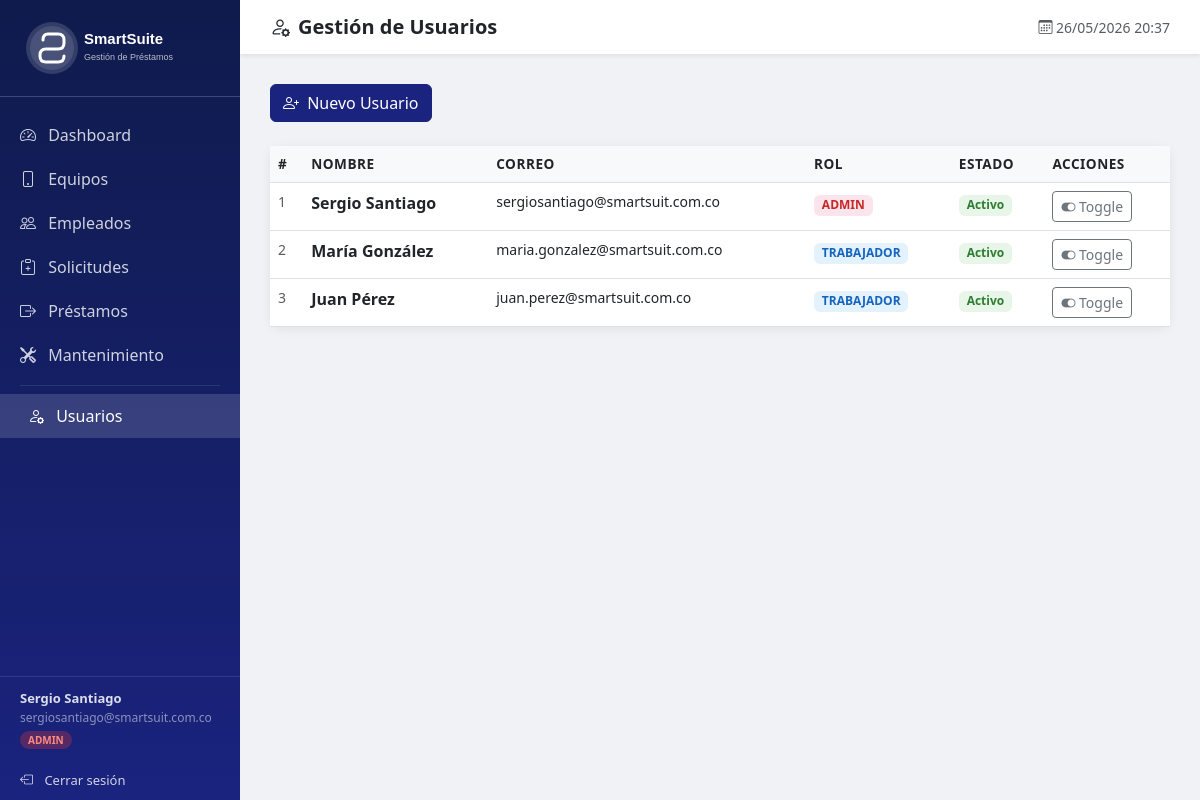
Page /usuarios (signed in) on the committed database.
### tables this page shows
CREATE TABLE USUARIO (
            id_usuario INTEGER PRIMARY KEY AUTOINCREMENT,
            nombre TEXT NOT NULL,
            correo TEXT NOT NULL UNIQUE,
            password_hash TEXT NOT NULL,
            rol TEXT NOT NULL DEFAULT 'trabajador'
                CHECK(rol IN ('admin','trabajador')),
            activo INTEGER NOT NULL DEFAULT 1
        );

### app.py (the view)
@app.route('/usuarios')
@admin_required
def usuarios():
    conn = get_db()
    filas = conn.execute("SELECT id_usuario, nombre, correo, rol, activo FROM USUARIO ORDER BY id_usuario").fetchall()
    conn.close()
    return render_template('usuarios.html', usuarios=filas)

### app.py (called while the page is built)
def get_db():
    conn = sqlite3.connect(DB_PATH)
    conn.row_factory = sqlite3.Row
    conn.execute("PRAGMA foreign_keys = ON")
    return conn

def admin_required(f):
    @wraps(f)
    def decorated(*args, **kwargs):
        if 'user_id' not in session:
            flash('Debes iniciar sesión para acceder.', 'warning')
            return redirect(url_for('login'))
        if session.get('rol') != 'admin':
            flash('No tienes permisos para realizar esta acción.', 'danger')
            return redirect(url_for('index'))
        return f(*args, **kwargs)
    return decorated

@app.context_processor
def inject_globals():
    return {
        'now': datetime.now().strftime('%d/%m/%Y %H:%M'),
        'current_user': {
            'nombre': session.get('nombre', ''),
            'correo': session.get('correo', ''),
            'rol': session.get('rol', ''),
        }
    }

### templates/usuarios.html (shortened to what this page needs)
{% extends 'base.html' %}
{% block page_heading %}<i class="bi bi-person-gear me-2"></i>Gestión de Usuarios{% endblock %}
{% block content %}
<div class="row mb-4">
  <div class="col">
    <button class="btn btn-primary" data-bs-toggle="modal" data-bs-target="#modalNuevo">
      <i class="bi bi-person-plus me-1"></i> Nuevo Usuario
    </button>
  </div>
</div>
<div class="card">
  <div class="card-body p-0">
    <table class="table table-hover mb-0">
      <thead>
        <tr>
          <th>#</th><th>Nombre</th><th>Correo</th><th>Rol</th><th>Estado</th><th>Acciones</th>
        </tr>
      </thead>
      <tbody>
        {% for u in usuarios %}
        <tr>
          <td class="text-muted small">{{ u.id_usuario }}</td>
          <td><strong>{{ u.nombre }}</strong></td>
          <td class="small">{{ u.correo }}</td>
          <td>
            {% if u.rol == 'admin' %}
              <span class="badge" style="background:#fce4ec;color:#c62828;">ADMIN</span>
            {% else %}
              <span class="badge" style="background:#e3f2fd;color:#1565c0;">TRABAJADOR</span>
            {% endif %}
          </td>
          <td>
            {% if u.activo %}
              <span class="badge badge-aprobada">Activo</span>
            {% else %}
              <span class="badge badge-rechazada">Inactivo</span>
            {% endif %}
          </td>
          <td>
            <a href="/usuarios/toggle/{{ u.id_usuario }}" class="btn btn-sm btn-outline-secondary"
               onclick="return confirm('¿Cambiar estado del usuario?')">
              <i class="bi bi-toggle-on"></i> Toggle
            </a>
          </td>
        </tr>
        {% endfor %}
      </tbody>
    </table>
  </div>
</div>
{% endblock %}

### templates/base.html (shortened to what this page needs)
<!DOCTYPE html>
<html lang="es">
<head>
  <link href="https://cdn.jsdelivr.net/npm/bootstrap@5.3.0/dist/css/bootstrap.min.css" rel="stylesheet">
  <link href="https://cdn.jsdelivr.net/npm/bootstrap-icons@1.11.0/font/bootstrap-icons.css" rel="stylesheet">
</head>
<body>
<div class="sidebar">
  <div class="brand"><svg viewBox="0 0 200 64" xmlns="http://www.w3.org/2000/svg"><text x="64" y="28" font-family="Arial,sans-serif" font-size="15" font-weight="700" fill="white">SmartSuite</text><text x="64" y="44" font-family="Arial,sans-serif" font-size="9" fill="rgba(255,255,255,0.7)">Gestión de Préstamos</text></svg></div>
  <nav class="nav flex-column mt-3">
    <a href="/" class="nav-link {% if request.path=='/' %}active{% endif %}">
      <i class="bi bi-speedometer2"></i> Dashboard
    </a>
    <a href="/equipos" class="nav-link {% if '/equipos' in request.path %}active{% endif %}">
      <i class="bi bi-phone"></i> Equipos
    </a>
    <a href="/empleados" class="nav-link {% if '/empleados' in request.path %}active{% endif %}">
      <i class="bi bi-people"></i> Empleados
    </a>
    <a href="/solicitudes" class="nav-link {% if '/solicitudes' in request.path %}active{% endif %}">
      <i class="bi bi-clipboard-plus"></i> Solicitudes
    </a>
    <a href="/prestamos" class="nav-link {% if '/prestamos' in request.path %}active{% endif %}">
      <i class="bi bi-box-arrow-right"></i> Préstamos
    </a>
    <a href="/mantenimiento" class="nav-link {% if '/mantenimiento' in request.path %}active{% endif %}">
      <i class="bi bi-tools"></i> Mantenimiento
    </a>
    {% if current_user.rol == 'admin' %}
    <div class="nav-divider"></div>
    <a href="/usuarios" class="nav-link {% if '/usuarios' in request.path %}active{% endif %}">
      <i class="bi bi-person-gear"></i> Usuarios
    </a>
    {% endif %}
  </nav>
  <div style="position:absolute; bottom:0; left:0; right:0; border-top:1px solid rgba(255,255,255,.1);">
    <div class="user-info">
      <strong>{{ current_user.nombre }}</strong>
      {{ current_user.correo }}
      <div class="mt-1">
        {% if current_user.rol == 'admin' %}
          <span class="role-badge-admin">ADMIN</span>
        {% else %}
          <span class="role-badge-worker">TRABAJADOR</span>
        {% endif %}
      </div>
    </div>
    <a href="/logout" class="nav-link" style="font-size:13px; padding:10px 20px;">
      <i class="bi bi-box-arrow-left"></i> Cerrar sesión
    </a>
  </div>
</div>
<div class="main-content">
  <div class="topbar d-flex align-items-center justify-content-between">
    <h5 class="mb-0 fw-bold text-dark">{% block page_heading %}{% endblock %}</h5>
    <div class="d-flex align-items-center gap-3">
      <span class="text-muted small"><i class="bi bi-calendar3"></i> {{ now }}</span>
    </div>
  </div>
  {% block content %}{% endblock %}
</div>
</body>
</html>

### templates/base.html (style rules this page uses)
body { background: #f0f2f5; }
.sidebar { min-height: 100vh; background: linear-gradient(180deg, #0f1b4c 0%, #1a237e 100%); color: white; width: 240px; position: fixed; top: 0; left: 0; }
.sidebar .brand { padding: 16px 20px; border-bottom: 1px solid rgba(255,255,255,.2); }
.sidebar .nav-link { color: rgba(255,255,255,.8); padding: 10px 20px; border-radius: 0; transition: all .2s; }
.sidebar .nav-link:hover, .sidebar .nav-link.active { background: rgba(255,255,255,.15); color: #fff; padding-left: 28px; }
.sidebar .nav-link i { margin-right: 8px; }
.sidebar .nav-divider { border-top: 1px solid rgba(255,255,255,.1); margin: 8px 20px; }
.sidebar .user-info { padding: 12px 20px; font-size: 12px; color: rgba(255,255,255,.5); }
.sidebar .user-info strong { color: rgba(255,255,255,.85); display: block; font-size: 13px; }
.role-badge-admin { background: rgba(229,57,53,.3); color: #ff8a80; padding: 2px 8px; border-radius: 10px; font-size: 10px; font-weight: 600; }
.main-content { margin-left: 240px; padding: 30px; }
.topbar { background: white; padding: 15px 30px; margin: -30px -30px 30px -30px; box-shadow: 0 2px 4px rgba(0,0,0,.08); }
.card { border: none; border-radius: 12px; box-shadow: 0 2px 12px rgba(0,0,0,.07); }
.badge-aprobada { background: #e8f5e9; color: #2e7d32; }
.table th { background: #f8f9fa; font-weight: 600; font-size: .85rem; text-transform: uppercase; letter-spacing: .5px; }
.btn-primary { background: #1a237e; border-color: #1a237e; }

### rows in the picture
USUARIO: nombre "Sergio Santiago", correo "sergiosantiago@smartsuit.com.co", id_usuario "1", rol "ADMIN", activo "Activo"
USUARIO: id_usuario "2", nombre "María González", correo "maria.gonzalez@smartsuit.com.co", rol "TRABAJADOR", activo "Activo"
USUARIO: id_usuario "3", nombre "Juan Pérez", correo "juan.perez@smartsuit.com.co", rol "TRABAJADOR", activo "Activo"
